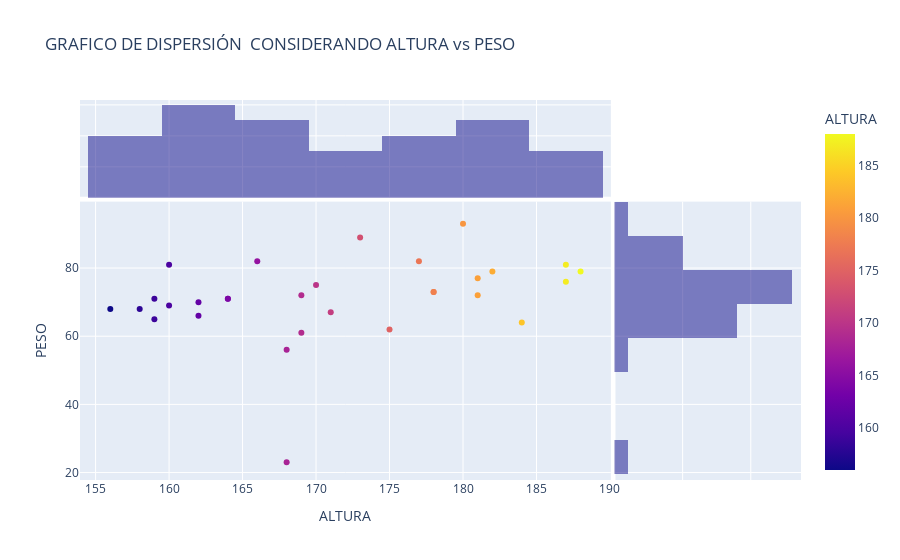

The notebook cell saved with this chart:
### Code cell
import plotly.express as px

px.scatter(df1,x='ALTURA',y='PESO',marginal_x='histogram',marginal_y='histogram',color='ALTURA',
           title='GRAFICO DE DISPERSIÓN  CONSIDERANDO ALTURA vs PESO')

### Figure 1 — Plotly figure (JSON) as saved in the notebook; plotly's stock layout.template omitted (floating-point values rounded to 4 significant figures)
{"data": [{"hovertemplate": "ALTURA=%{marker.color}<br>PESO=%{y}<extra></extra>", "legendgroup": "", "marker": {"color": [156, 170, 175, 169, 180, 171, 182, 159, 160, 158, 169, 178, 168, 159, 166, 164, 162, 188, 187, 173, 160, 181, 178, 164, 181, 184, 162, 168, 187, 177], "coloraxis": "coloraxis", "symbol": "circle"}, "mode": "markers", "name": "", "orientation": "v", "showlegend": false, "type": "scatter", "x": [156, 170, 175, 169, 180, 171, 182, 159, 160, 158, 169, 178, 168, 159, 166, 164, 162, 188, 187, 173, 160, 181, 178, 164, 181, 184, 162, 168, 187, 177], "xaxis": "x", "y": [68, 75, 62, 61, 93, 67, 79, 71, 69, 68, 72, 73, 56, 65, 82, 71, 66, 79, 76, 89, 81, 77, 73, 71, 72, 64, 70, 23, 81, 82], "yaxis": "y"}, {"alignmentgroup": "True", "bingroup": "x", "hovertemplate": "ALTURA=%{x}<br>count=%{y}<extra></extra>", "legendgroup": "", "marker": {"color": "#0d0887"}, "name": "", "offsetgroup": "", "opacity": 0.5, "showlegend": false, "type": "histogram", "x": [156, 170, 175, 169, 180, 171, 182, 159, 160, 158, 169, 178, 168, 159, 166, 164, 162, 188, 187, 173, 160, 181, 178, 164, 181, 184, 162, 168, 187, 177], "xaxis": "x3", "yaxis": "y3"}, {"alignmentgroup": "True", "bingroup": "y", "hovertemplate": "PESO=%{y}<br>count=%{x}<extra></extra>", "legendgroup": "", "marker": {"color": "#0d0887"}, "name": "", "offsetgroup": "", "opacity": 0.5, "showlegend": false, "type": "histogram", "xaxis": "x2", "y": [68, 75, 62, 61, 93, 67, 79, 71, 69, 68, 72, 73, 56, 65, 82, 71, 66, 79, 76, 89, 81, 77, 73, 71, 72, 64, 70, 23, 81, 82], "yaxis": "y2"}], "layout": {"barmode": "overlay", "coloraxis": {"colorbar": {"title": {"text": "ALTURA"}}, "colorscale": [[0, "#0d0887"], [0.1111, "#46039f"], [0.2222, "#7201a8"], [0.3333, "#9c179e"], [0.4444, "#bd3786"], [0.5556, "#d8576b"], [0.6667, "#ed7953"], [0.7778, "#fb9f3a"], [0.8889, "#fdca26"], [1, "#f0f921"]]}, "legend": {"tracegroupgap": 0}, "title": {"text": "GRAFICO DE DISPERSIÓN  CONSIDERANDO ALTURA vs PESO"}, "xaxis": {"anchor": "y", "domain": [0, 0.7363], "title": {"text": "ALTURA"}}, "xaxis2": {"anchor": "y2", "domain": [0.7413, 1], "matches": "x2", "showgrid": true, "showline": false, "showticklabels": false, "ticks": ""}, "xaxis3": {"anchor": "y3", "domain": [0, 0.7363], "matches": "x", "showgrid": true, "showticklabels": false}, "xaxis4": {"anchor": "y4", "domain": [0.7413, 1], "matches": "x2", "showgrid": true, "showline": false, "showticklabels": false, "ticks": ""}, "yaxis": {"anchor": "x", "domain": [0, 0.7326], "title": {"text": "PESO"}}, "yaxis2": {"anchor": "x2", "domain": [0, 0.7326], "matches": "y", "showgrid": true, "showticklabels": false}, "yaxis3": {"anchor": "x3", "domain": [0.7426, 1], "matches": "y3", "showgrid": true, "showline": false, "showticklabels": false, "ticks": ""}, "yaxis4": {"anchor": "x4", "domain": [0.7426, 1], "matches": "y3", "showgrid": true, "showline": false, "showticklabels": false, "ticks": ""}}}
